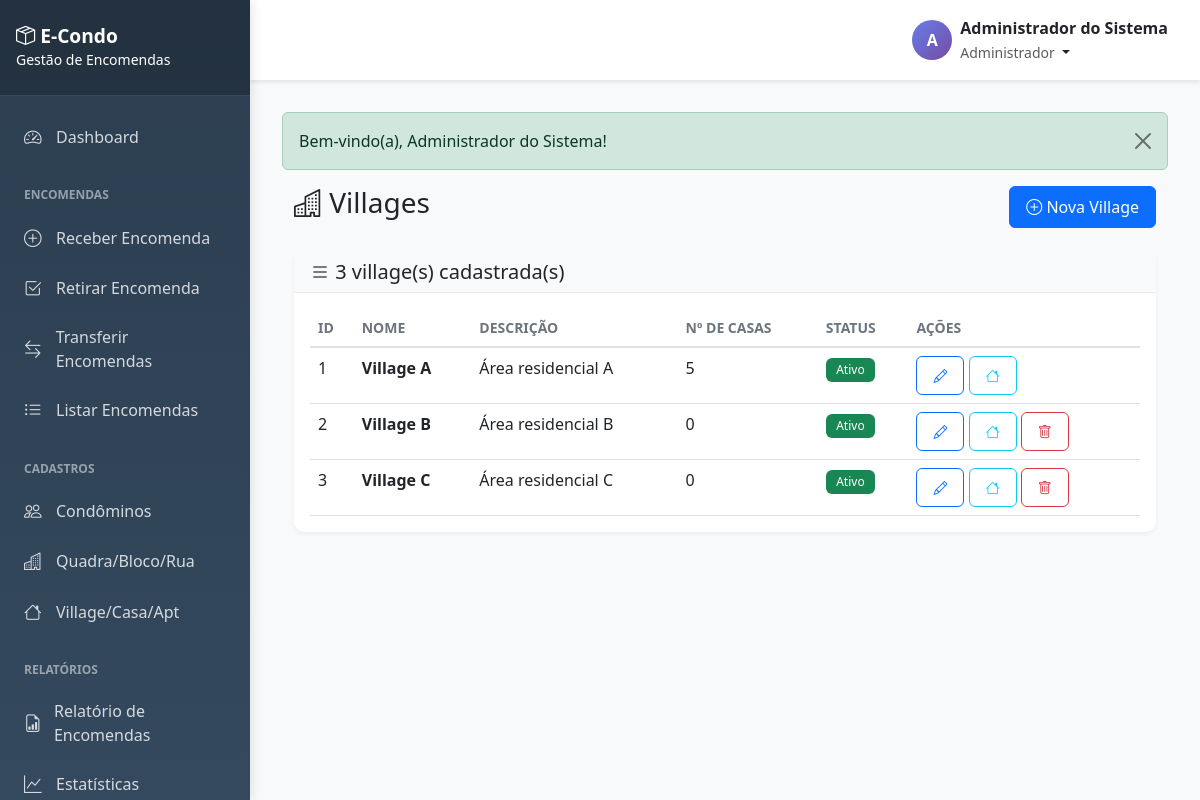
The page /villages/list.php (signed in) on the database its author committed.
### tables this page shows
CREATE TABLE IF NOT EXISTS villages (
    id INT AUTO_INCREMENT PRIMARY KEY,
    name VARCHAR(100) NOT NULL,
    description TEXT,
    status ENUM('ativo', 'inativo') NOT NULL DEFAULT 'ativo',
    created_at TIMESTAMP DEFAULT CURRENT_TIMESTAMP,
    updated_at TIMESTAMP DEFAULT CURRENT_TIMESTAMP ON UPDATE CURRENT_TIMESTAMP,
    INDEX idx_name (name),
    INDEX idx_status (status)
);

### config/config.php (called while the page is built, shortened)
<?php
spl_autoload_register(function ($class) {
    $directories = [
        BASE_PATH . 'app/models/',
        BASE_PATH . 'app/controllers/',
        BASE_PATH . 'app/core/',
        BASE_PATH . 'app/helpers/',
    ];
    foreach ($directories as $directory) {
        $file = $directory . $class . '.php';
        if (file_exists($file)) {
            return;
        }
    }
});

### app/core/Database.php (called while the page is built, shortened)
<?php
class Database {
    private static $instance = null;
    private $connection;
    private function __construct() {
        try {
            $dsn = "mysql:host=" . DB_HOST . ";dbname=" . DB_NAME . ";charset=" . DB_CHARSET;
            $options = [
                PDO::ATTR_ERRMODE => PDO::ERRMODE_EXCEPTION,
                PDO::ATTR_DEFAULT_FETCH_MODE => PDO::FETCH_ASSOC,
                PDO::ATTR_EMULATE_PREPARES => false,
                PDO::MYSQL_ATTR_INIT_COMMAND => "SET NAMES utf8mb4"
            ];
            $this->connection = new PDO($dsn, DB_USER, DB_PASS, $options);
        } catch (PDOException $e) {
            die("Erro de conexão com o banco de dados: " . $e->getMessage());
        }
    }
    public static function getInstance() {
        if (self::$instance === null) {
            self::$instance = new self();
        }
        return self::$instance;
    }
    public function getConnection() {
        return $this->connection;
    }
}

### app/core/Model.php (called while the page is built, shortened)
<?php
class Model {
    protected $db;
    protected $table;
    public function __construct() {
        $this->db = Database::getInstance()->getConnection();
    }
    public function findAll($orderBy = 'id', $order = 'ASC') {
        $sql = "SELECT * FROM {$this->table} ORDER BY {$orderBy} {$order}";
        $stmt = $this->db->query($sql);
        return $stmt->fetchAll();
    }
    public function queryOne($sql, $params = []) {
        $stmt = $this->db->prepare($sql);
        $stmt->execute($params);
        return $stmt->fetch();
    }
}

### app/models/Village.php (called while the page is built, shortened)
<?php
class Village extends Model {
    public function getAll() {
        return $this->findAll('name', 'ASC');
    }
}

### app/models/House.php (called while the page is built, shortened)
<?php
class House extends Model {
    protected $table = 'houses';
    public function countByVillage($villageId) {
        $sql = "SELECT COUNT(*) as total FROM {$this->table} WHERE village_id = :village_id";
        $result = $this->queryOne($sql, ['village_id' => $villageId]);
        return $result['total'] ?? 0;
    }
}

### villages/list.php (the view, shortened to what this page needs)
<?php
require_once '../config/config.php';
$villageModel = new Village();
$villages = $villageModel->getAll();
require_once '../app/views/layouts/header.php';
?>
<div class="container-fluid">
    <div class="row">
        <div class="col-12">
            <div class="d-flex justify-content-between align-items-center mb-4">
                <h1 class="h3">
                    <i class="bi bi-buildings"></i> Villages
                </h1>
                <a href="<?= SITE_URL ?>/villages/create.php" class="btn btn-primary">
                    <i class="bi bi-plus-circle"></i> Nova Village
                </a>
            </div>
        </div>
    </div>
    <div class="row">
        <div class="col-12">
            <div class="card">
                <div class="card-header bg-light">
                    <h5 class="mb-0">
                        <i class="bi bi-list"></i>
                        <?= count($villages) ?> village(s) cadastrada(s)
                    </h5>
                </div>
                <div class="card-body">
                    <?php if (empty($villages)): ?>
                        <div class="alert alert-info mb-0">
                            <i class="bi bi-info-circle"></i> Nenhuma village cadastrada ainda.
                            <a href="<?= SITE_URL ?>/villages/create.php" class="alert-link">Cadastrar primeira village</a>
                        </div>
                    <?php else: ?>
                        <div class="table-responsive">
                            <table class="table table-hover">
                                <thead>
                                    <tr>
                                        <th>ID</th>
                                        <th>Nome</th>
                                        <th>Descrição</th>
                                        <th>Nº de Casas</th>
                                        <th>Status</th>
                                        <th>Ações</th>
                                    </tr>
                                </thead>
                                <tbody>
                                    <?php foreach ($villages as $village): ?>
                                    <tr>
                                        <td><?= $village['id'] ?></td>
                                        <td><strong><?= htmlspecialchars($village['name']) ?></strong></td>
                                        <td><?= htmlspecialchars($village['description'] ?? '-') ?></td>
                                        <td>
                                            <?php
                                            $houseModel = new House();
                                            $count = $houseModel->countByVillage($village['id']);
                                            echo $count;
                                            ?>
                                        </td>
                                        <td>
                                            <?php if ($village['status'] === 'ativo'): ?>
                                                <span class="badge bg-success">Ativo</span>
                                            <?php else: ?>
                                                <span class="badge bg-secondary">Inativo</span>
                                            <?php endif; ?>
                                        </td>
                                        <td>
                                            <a href="<?= SITE_URL ?>/villages/edit.php?id=<?= $village['id'] ?>"
                                               class="btn btn-sm btn-outline-primary" title="Editar">
                                                <i class="bi bi-pencil"></i>
                                            </a>
                                            <a href="<?= SITE_URL ?>/houses/list.php?village_id=<?= $village['id'] ?>"
                                               class="btn btn-sm btn-outline-info" title="Ver Casas">
                                                <i class="bi bi-house"></i>
                                            </a>
                                            <?php if ($count == 0): ?>
                                            <a href="<?= SITE_URL ?>/villages/delete.php?id=<?= $village['id'] ?>"
                                               class="btn btn-sm btn-outline-danger"
                                               onclick="return confirm('Tem certeza que deseja excluir esta village?')"
                                               title="Excluir">
                                                <i class="bi bi-trash"></i>
                                            </a>
                                            <?php endif; ?>
                                        </td>
                                    </tr>
                                    <?php endforeach; ?>
                                </tbody>
                            </table>
                        </div>
                    <?php endif; ?>
                </div>
            </div>
        </div>
    </div>
</div>
<?php require_once '../app/views/layouts/footer.php'; ?>

### app/views/layouts/header.php (style rules this page uses)
:root { --sidebar-width: 250px; --header-height: 60px; }
body { font-family: 'Segoe UI', Tahoma, Geneva, Verdana, sans-serif; background-color: #f8f9fa; }
.card { border: none; border-radius: 10px; box-shadow: 0 2px 4px rgba(0,0,0,0.05); margin-bottom: 1.5rem; }
.card-header { background: white; border-bottom: 1px solid #e9ecef; font-weight: 600; }
.badge { padding: 0.35rem 0.65rem; font-weight: 500; }
.btn { border-radius: 6px; padding: 0.5rem 1rem; font-weight: 500; }
.table { margin-bottom: 0; }
.table thead th { border-bottom: 2px solid #dee2e6; font-weight: 600; font-size: 0.875rem; text-transform: uppercase; color: #6c757d; }

### rows shown on the page
villages: id "1", name "Village A", description "Área residencial A", count "5", status "Ativo"
villages: id "2", name "Village B", description "Área residencial B", count "0", status "Ativo"
villages: id "3", name "Village C", description "Área residencial C", count "0", status "Ativo"

### other values the page prints
substr(getCurrentUser()['full_name'], 0, 1) "A"
getCurrentUser()['full_name'] "Administrador do Sistema"
$roles[getCurrentUser()['role']] "Administrador"
$flash['message'] "Bem-vindo(a), Administrador do Sistema!"
count($villages) "3"
